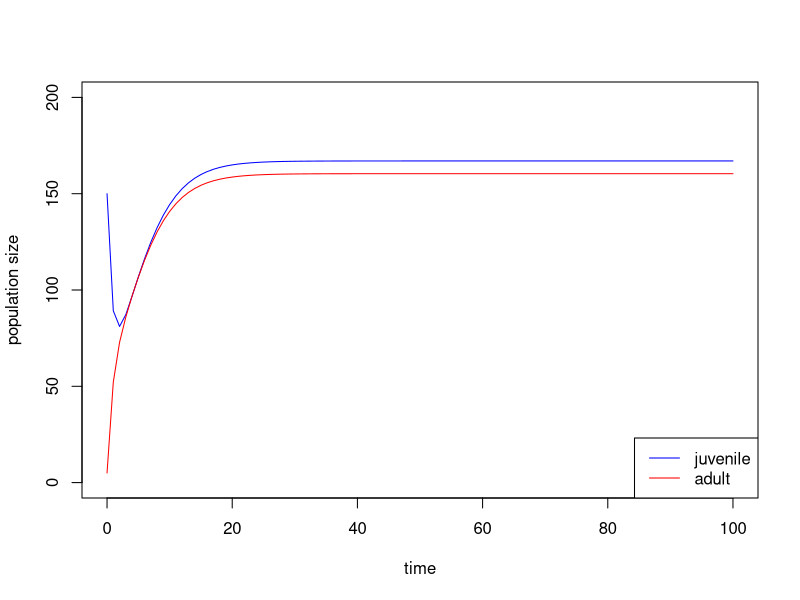

Generate this figure with R:
rm(list = ls())
library(deSolve)

# Define the function with cannibalism
JA_sys_with_cannibalism <- function(t, ja, P) {
  # Extract vector content
  j <- ja[1] # First element of the vector
  a <- ja[2] # Second element of the vector
  
  
  # # Calculate the age-structured rates with cannibalism
  dJdt <- P$b * a - P$g * j - P$mu_j * j - P$s * a * j
  dAdt <- P$g * j - P$mu_0 * (1 + P$c * a) * a + P$gamma * P$s * a * j
  
  return(list(c(dJdt, dAdt)))  # The result as a vector in a list
}

# Define parameters including cannibalism rate
P_with_cannibalism <- list(b = 1, g = 0.5, mu_j = 0.3, mu_0 = 0.2, c = 0.01, 
                           s = 0.001, gamma = 0.001)

# Set initial population sizes
ja0 <- c(j = 150, a = 5)

# set up a vector of time-points
timevec <- seq(0, 100, by = 1)

# Solve the differential equation with cannibalism
out_with_cannibalism <- ode(y = ja0, func = JA_sys_with_cannibalism, 
                            times = timevec, parms = P_with_cannibalism)

time <- out_with_cannibalism[,'time'] # Extract the time vector
j <- out_with_cannibalism[,'j'] # Extract the juvenile population size vector
a <- out_with_cannibalism[,'a'] # Extract the adult population size vector

# Plot the results
plot(time, j , type='l', col='blue' , ylab='population size', ylim=c(0,200))
lines(time, a, type='l', col='red')
legend('bottomright', legend=c('juvenile','adult'), col=c('blue','red'), lty=1)
